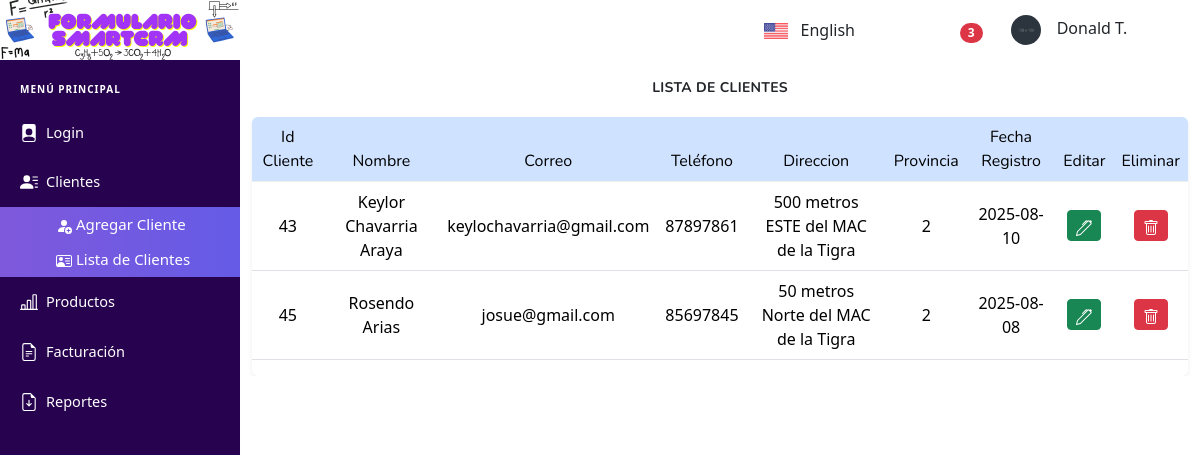
The page /listaCliente on the database its author committed.
### tables this page shows
CREATE TABLE "Clientes" (
	"idCliente"	INTEGER NOT NULL,
	"nombre"	TEXT NOT NULL,
	"correo"	TEXT NOT NULL,
	"telefono"	INTEGER NOT NULL,
	"direccion"	TEXT,
	"provincia"	TEXT NOT NULL,
	"fecha_registro"	TEXT,
	"activo"	INTEGER DEFAULT 1,
	PRIMARY KEY("idCliente" AUTOINCREMENT)
);

### app.py (the view)
@app.route('/listaCliente')
def listaCliente():
    con = conectar()
    cursor = con.cursor()
    cursor.execute("SELECT * FROM clientes")
    lista = cursor.fetchall()
    con.close()
    return render_template('listaCliente.html', listaCliente=lista)

### app.py (called while the page is built)
def conectar():
    return sqlite3.connect('DB.db')

### templates/listaCliente.html (shortened to what this page needs)
{% extends 'includes/header.html' %}
{% block content %}
<div class="container mt-5" >
    <h4 class="card-title text-center fw-bold estilo fw-bold" style="margin-top: 80px; margin-bottom: 20px; text-align: center;">Lista De Clientes</h4>
    <div class="table-responsive shadow-sm rounded">
        <table class="table table-hover align-middle">
            <thead class="table-primary text-primary text-center">
                <tr>
                    <th>Id Cliente</th>
                    <th>Nombre</th>
                    <th>Correo</th>
                    <th>Teléfono</th>
                    <th>Direccion</th>
                    <th>Provincia</th>
                    <th>Fecha Registro</th>
                    <th>Editar</th>
                    <th>Eliminar</th>
                </tr>
            </thead>
            <tbody>
                {% if listaCliente %}
                    {% for k in listaCliente %}
                    <tr style="text-align: center;">
                        <td class="text-center">{{ k[0] }}</td>
                        <td>{{ k[1] }}</td>
                        <td>{{ k[2] }}</td>
                        <td>{{ k[3] }}</td>
                        <td>{{ k[4] }}</td>
                        <td>{{ k[5] }}</td>
                        <td>{{ k[6] }}</td>
                        <td class="text-center">
                            <a href="/editarCliente/{{ k[0] }}" class="btn btn-sm btn-success" title="Editar cliente">
                            </a>
                        </td>
                        <td class="text-center">
                       <form action="/eliminarCliente/{{ k[0] }}" method="post" onsubmit="return confirm('¿Estás seguro de eliminar este cliente?');" style="display:inline;">
                            <button type="submit" class="btn btn-sm btn-danger" title="Eliminar cliente">
                            </button>
                        </form>
                        </td>
                    </tr>
                    {% endfor %}
                {% else %}
                    <tr>
                        <td colspan="8" class="text-center fst-italic text-muted">No hay clientes registrados.</td>
                    </tr>
                {% endif %}
            </tbody>
        </table>
    </div>
</div>
{% endblock %}

### rows shown on the page
Clientes: idCliente "43", nombre "Keylor Chavarria Araya", correo "keylochavarria@gmail.com", telefono "87897861", direccion "500 metros ESTE del MAC de la Tigra", provincia "2", fecha_registro "2025-08-10"
Clientes: idCliente "45", nombre "Rosendo Arias", correo "josue@gmail.com", telefono "85697845", direccion "50 metros Norte del MAC de la Tigra", provincia "2", fecha_registro "2025-08-08"
